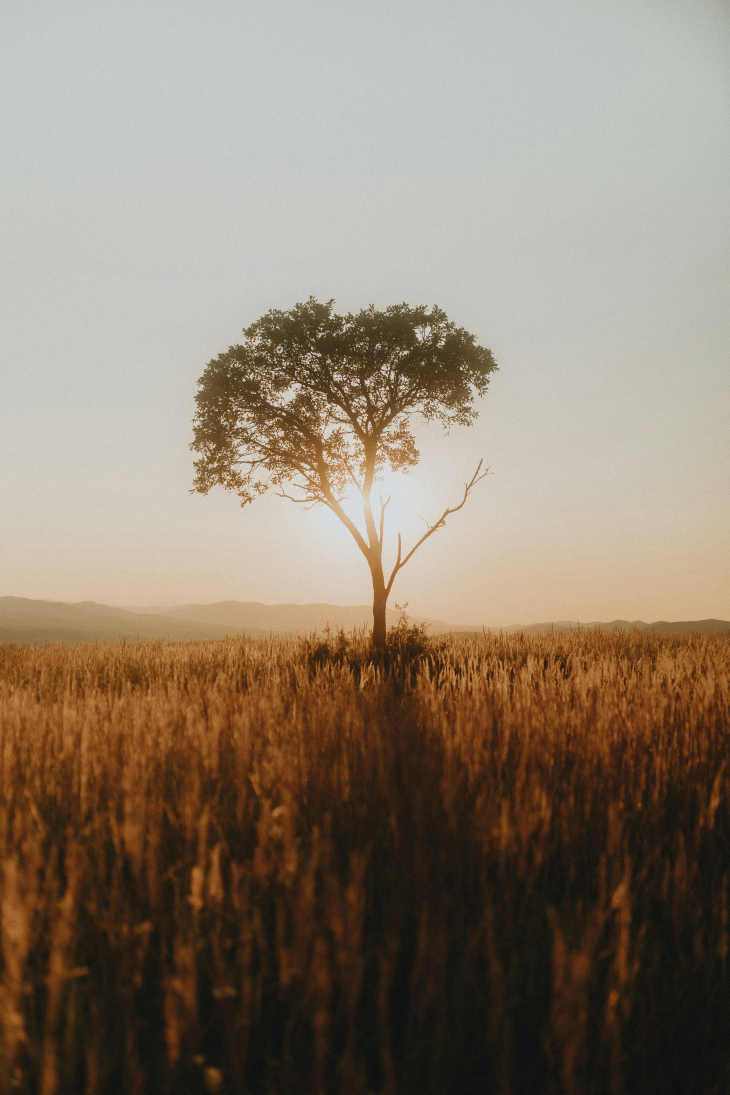
#> input picture sample.jpg, 3648 x 5472 px (shown at 1/5 size)
$ jupyter execute compvision.ipynb   (shell and % lines are left out)
#> lines starting #> are read from the running program, lines starting #| are printed output that depends on the picture
[cell 1]
# Computer Vision Image Data

[cell 2]
# black and white === 0 1 binary pixels
# grayscale 0 - 255
# colorization 3d (0-255)(RGB)

[cell 3]
from PIL import Image
import matplotlib.pyplot as plt

img = Image.open('sample.jpg')
#> img is the input picture: PIL image 3648x5472 RGB; mean R, G, B 140.5, 126.8, 110.8

print(f"Format:(img.format)")
print(f"Size:(img.size)")
print(f"Mode:(img.mode)")

plt.imshow (img)
plt.axis("off")
plt.show()

[cell 4]
# images as numpy array

import numpy as np
img_array = np.array(img)

print(img_array.shape)
#| (5472, 3648, 3)

cropped = img_array[100:500,200:600,:]
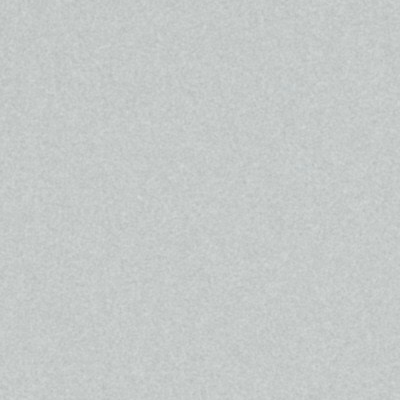
#> cropped: shape (400, 400, 3); mean R, G, B 197.5, 201.5, 200.5

plt.imshow (cropped)
plt.show()

[cell 5]
img_resized = img.resize((128,128))
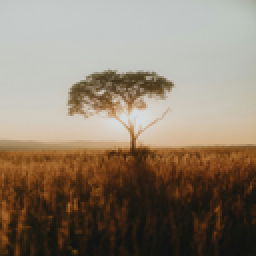
#> img_resized: PIL image 128x128 RGB (shown 2 times larger); mean R, G, B 140.5, 126.8, 110.8

img_gray = img_resized.convert('L') #pillow ko functionality of lightness use gareko
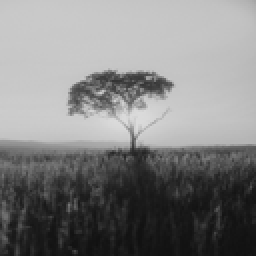
#> img_gray: PIL image 128x128 L (shown 2 times larger); min 16, max 219, mean 129.1

img_gray.save('processed.jpg')

plt.imshow(img_gray, cmap = 'gray')
plt.axis('off')
plt.show()

[cell 6]
import numpy as np

img_resized = img.resize ((128,128))

img_gray_array = np.mean (img_resized, axis = -1)

plt.imshow(img_gray_array, cmap = 'gray')
plt.axis('off')
plt.show()

$ run again, with forinvert.jpg copied over sample.jpg
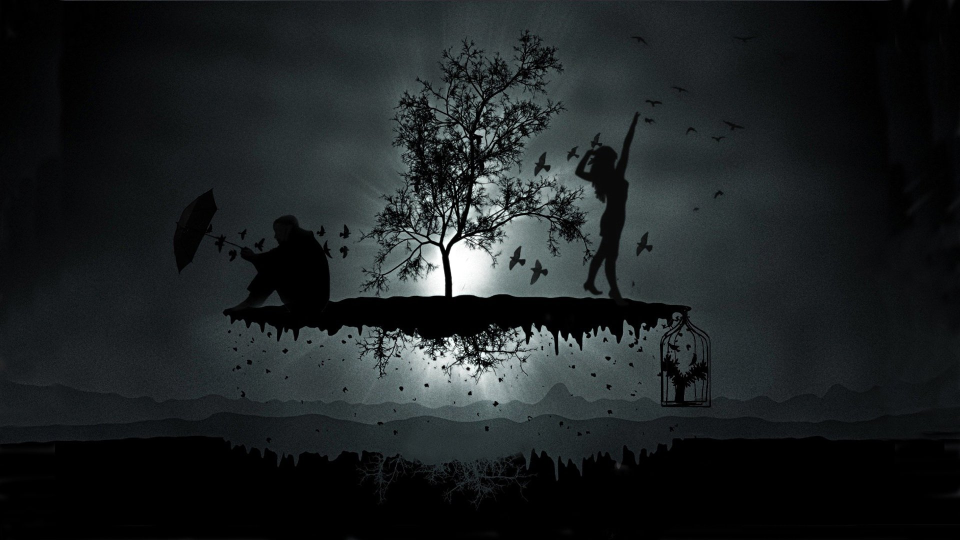
#> input picture forinvert.jpg, 1920 x 1080 px (shown at 1/2 size)
#> img is the input picture: PIL image 1920x1080 RGB; mean R, G, B 29, 33.4, 34.7
#| (1080, 1920, 3)
#> `cropped = img_array[100:500,200:600,:]`:
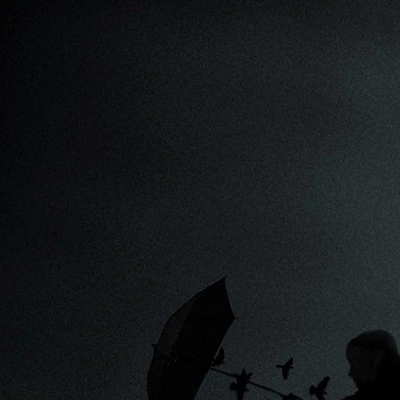
#> cropped: shape (400, 400, 3); mean R, G, B 21.3, 25.1, 27.1
#> `img_resized = img.resize((128,128))`:
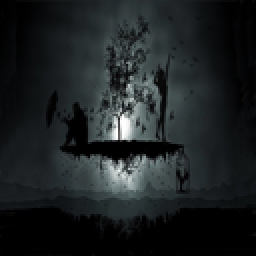
#> img_resized: PIL image 128x128 RGB (shown 2 times larger); mean R, G, B 29, 33.4, 34.7
